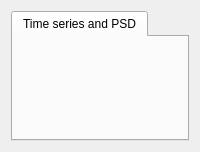
          <widget class="QFrame" name="graphicalPanel">
           <property name="sizePolicy">
            <sizepolicy hsizetype="Preferred" vsizetype="Preferred">
             <horstretch>10</horstretch>
             <verstretch>0</verstretch>
            </sizepolicy>
           </property>
           <property name="frameShape">
            <enum>QFrame::NoFrame</enum>
           </property>
           <property name="frameShadow">
            <enum>QFrame::Raised</enum>
           </property>
           <layout class="QVBoxLayout" name="verticalLayout_7">
            <item>
             <widget class="QTabWidget" name="tabWidget_graphicalPanel">
              <property name="enabled">
               <bool>true</bool>
              </property>
              <property name="sizePolicy">
               <sizepolicy hsizetype="Preferred" vsizetype="Preferred">
                <horstretch>0</horstretch>
                <verstretch>100</verstretch>
               </sizepolicy>
              </property>
              <property name="currentIndex">
               <number>0</number>
              </property>
              <widget class="QWidget" name="tab_timeSeriesPSD">
               <attribute name="title">
                <string>Time series and PSD</string>
               </attribute>
               <layout class="QVBoxLayout" name="verticalLayout_5">
                <property name="spacing">
                 <number>0</number>
                </property>
                <property name="leftMargin">
                 <number>0</number>
                </property>
                <property name="topMargin">
                 <number>0</number>
                </property>
                <property name="rightMargin">
                 <number>0</number>
                </property>
                <property name="bottomMargin">
                 <number>0</number>
                </property>
                <item>
                 <widget class="QWidget" name="widget_timeSeries" native="true">
                  <property name="sizePolicy">
                   <sizepolicy hsizetype="Minimum" vsizetype="Minimum">
                    <horstretch>0</horstretch>
                    <verstretch>0</verstretch>
                   </sizepolicy>
                  </property>
                  <property name="minimumSize">
                   <size>
                    <width>100</width>
                    <height>100</height>
                   </size>
                  </property>
                  <layout class="QHBoxLayout" name="horizontalLayout_3">
                   <property name="spacing">
                    <number>0</number>
                   </property>
                   <property name="leftMargin">
                    <number>0</number>
                   </property>
                   <property name="topMargin">
                    <number>0</number>
                   </property>
                   <property name="rightMargin">
                    <number>0</number>
                   </property>
                   <property name="bottomMargin">
                    <number>0</number>
                   </property>
                   <item>
                    <widget class="MplWidget" name="graph_timeSeriesRaw" native="true">
                     <property name="sizePolicy">
                      <sizepolicy hsizetype="MinimumExpanding" vsizetype="MinimumExpanding">
                       <horstretch>0</horstretch>
                       <verstretch>0</verstretch>
                      </sizepolicy>
                     </property>
                     <property name="toolTipDuration">
                      <number>-1</number>
                     </property>
                    </widget>
                   </item>
                  </layout>
                 </widget>
                </item>
               </layout>
              </widget>
             </widget>
            </item>
           </layout>
          </widget>
